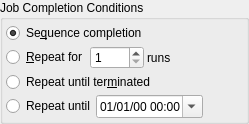
      <widget class="QGroupBox" name="completionGroup">
       <property name="title">
        <string>Job Completion Conditions</string>
       </property>
       <layout class="QVBoxLayout" name="verticalLayout_5">
        <property name="spacing">
         <number>3</number>
        </property>
        <property name="leftMargin">
         <number>3</number>
        </property>
        <property name="topMargin">
         <number>3</number>
        </property>
        <property name="rightMargin">
         <number>3</number>
        </property>
        <property name="bottomMargin">
         <number>3</number>
        </property>
        <item>
         <widget class="QRadioButton" name="sequenceCompletionR">
          <property name="toolTip">
           <string>The observation job is completed when the sequence is complete.</string>
          </property>
          <property name="text">
           <string>Se&amp;quence completion</string>
          </property>
          <property name="checked">
           <bool>true</bool>
          </property>
          <attribute name="buttonGroup">
           <string notr="true">completionButtonGroup</string>
          </attribute>
         </widget>
        </item>
        <item>
         <layout class="QHBoxLayout" name="horizontalLayout_11">
          <item>
           <widget class="QRadioButton" name="repeatCompletionR">
            <property name="text">
             <string>&amp;Repeat for</string>
            </property>
            <attribute name="buttonGroup">
             <string notr="true">completionButtonGroup</string>
            </attribute>
           </widget>
          </item>
          <item>
           <widget class="QSpinBox" name="repeatsSpin">
            <property name="toolTip">
             <string>Restart job until it is executed this many times.</string>
            </property>
            <property name="minimum">
             <number>1</number>
            </property>
            <property name="maximum">
             <number>1000</number>
            </property>
            <property name="value">
             <number>1</number>
            </property>
           </widget>
          </item>
          <item>
           <widget class="QLabel" name="label_12">
            <property name="text">
             <string>runs</string>
            </property>
           </widget>
          </item>
          <item>
           <spacer name="horizontalSpacer_6">
            <property name="orientation">
             <enum>Qt::Horizontal</enum>
            </property>
            <property name="sizeHint" stdset="0">
             <size>
              <width>40</width>
              <height>20</height>
             </size>
            </property>
           </spacer>
          </item>
         </layout>
        </item>
        <item>
         <widget class="QRadioButton" name="loopCompletionR">
          <property name="toolTip">
           <string>Restart the sequence job indefinitely.</string>
          </property>
          <property name="text">
           <string>Repeat until ter&amp;minated</string>
          </property>
          <attribute name="buttonGroup">
           <string notr="true">completionButtonGroup</string>
          </attribute>
         </widget>
        </item>
        <item>
         <layout class="QHBoxLayout" name="horizontalLayout_8">
          <property name="spacing">
           <number>1</number>
          </property>
          <item>
           <widget class="QRadioButton" name="timeCompletionR">
            <property name="toolTip">
             <string>Terminate the job on the given date and time.</string>
            </property>
            <property name="text">
             <string>Repeat until</string>
            </property>
            <attribute name="buttonGroup">
             <string notr="true">completionButtonGroup</string>
            </attribute>
           </widget>
          </item>
          <item>
           <widget class="QDateTimeEdit" name="completionTimeEdit">
            <property name="displayFormat">
             <string>dd/MM/yy hh:mm</string>
            </property>
            <property name="calendarPopup">
             <bool>true</bool>
            </property>
            <property name="timeSpec">
             <enum>Qt::LocalTime</enum>
            </property>
           </widget>
          </item>
          <item>
           <spacer name="horizontalSpacer_7">
            <property name="orientation">
             <enum>Qt::Horizontal</enum>
            </property>
            <property name="sizeHint" stdset="0">
             <size>
              <width>40</width>
              <height>20</height>
             </size>
            </property>
           </spacer>
          </item>
         </layout>
        </item>
       </layout>
      </widget>
